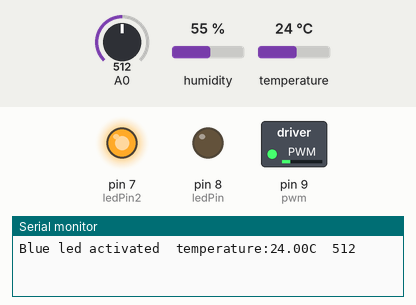
This sketch was run on a simulated Arduino Uno, built with avr-gcc and run on an emulated ATmega328P. Parts: switched loads named in the sketch (green lamp = pin HIGH), output pins drawn as LEDs (lit = HIGH), the last lines printed to the serial monitor. The test bench sets the inputs (shaded band); at power-on: temperature 24 °C, A0 = 512, humidity 55 %.

Above: at 1.2 s.
1.3 s: temperature set to 25.4 °C
At 2.0 s:
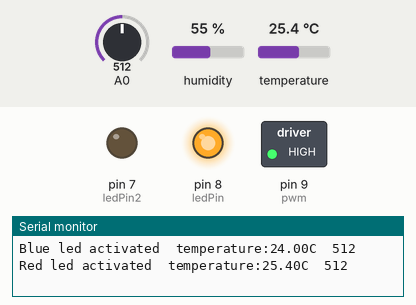
3.1 s: temperature set to 12 °C
At 5.5 s:
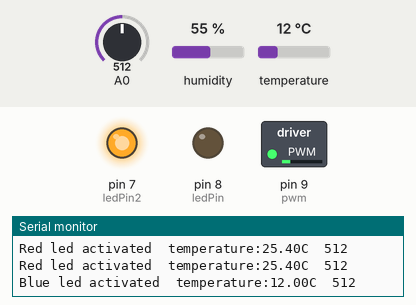
6.0 s: temperature set to 28 °C
At 7.3 s:
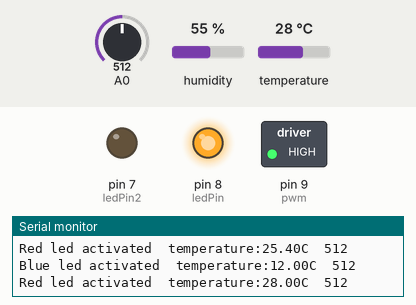
Timing chart, 0 to 9.0 s (numbered marks = the images above; inputs shaded):
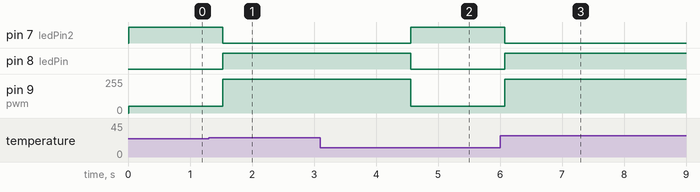

Measured:
- the behaviour switches between 24.9 and 25 °C on temperature (found by bisection; images 0 and 1)
- after the input at 1.3 s, pin 7 (ledPin2): HIGH → LOW after 0.23 s; pin 8 (ledPin): LOW → HIGH after 0.23 s; pin 9 (pwm): 51/255 → 255/255 after 0.23 s
- after the input at 3.1 s, pin 7 (ledPin2): LOW → HIGH after 1.5 s; pin 8 (ledPin): HIGH → LOW after 1.5 s; pin 9 (pwm): 255/255 → 51/255 after 1.5 s
- after the input at 6.0 s, pin 7 (ledPin2): HIGH → LOW after 0.08 s; pin 8 (ledPin): LOW → HIGH after 0.08 s; pin 9 (pwm): 51/255 → 255/255 after 0.08 s

The sketch:

code.ino
```cpp
#include <DFRobot_DHT20.h> //set pin no of ardinuo to which led is connected
DFRobot_DHT20 dht20;
#define pwm 9


float t=0;
const int ledPin = 8; //redled
const int ledPin2 = 7;//blueled
void setup() {
Serial.begin(115200);
pinMode(ledPin, OUTPUT);//Change to output my pins
pinMode(ledPin2, OUTPUT);
while(dht20.begin()){
    Serial.println("Initialize sensor failed");
    delay(1000);
  }
digitalWrite(ledPin2,LOW);//Turn off LED
digitalWrite(ledPin,LOW);//Turn off LED

}
void loop() {
  t = dht20.getTemperature();//temperature value centigrades
  if(t>=25)//if temperature above of specified degrees
    {
      digitalWrite(ledPin,HIGH);//red led activated
      digitalWrite(ledPin2,LOW);
      Serial.print("Red led activated  ");
      analogWrite(pwm,255);//fan speed is increased

    }
    else if(t<25)//if temperature is under specified degrees
    {
      digitalWrite(ledPin2,HIGH);
      digitalWrite(ledPin,LOW);//blue led activated
      Serial.print("Blue led activated  ");
      analogWrite(pwm,51);//fan operates on normal rpm
    }
    //Get ambient temperature
  Serial.print("temperature:"); Serial.print(dht20.getTemperature());Serial.print("C  ");
  Serial.println(analogRead(A0));
  delay(1500);

  }
```
